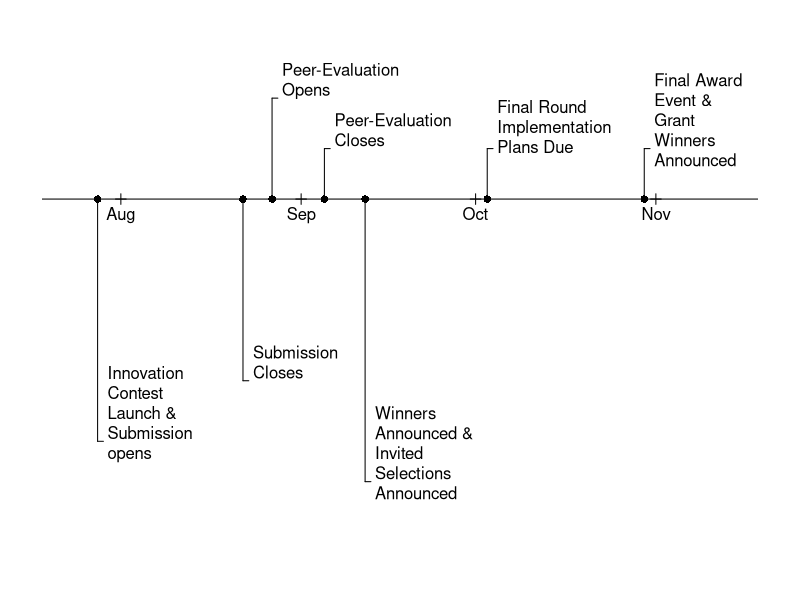

This chart was generated by the following R code:
# plot timeline of the experiment

# Function to break strings less than 12 chars
string.break <- function(x) {
  gsub('(.{1,12})(\\s|$)', '\\1\n', x)
}

# data about events
d.timing <- data.frame(matrix(c(
	"2014-07-28","Innovation Contest Launch & Submission opens",
	"2014-08-22","Submission Closes",
	"2014-08-27","Peer-Evaluation Opens",
	"2014-09-05","Peer-Evaluation Closes",
	"2014-09-12","Winners Announced & Invited Selections Announced",
	"2014-10-03","Final Round Implementation Plans Due",
	"2014-10-30","Final Award Event & Grant Winners Announced"
), 7, byrow=TRUE))
colnames(d.timing) <- c("date", "activity")
d <- as.Date(d.timing$date)
a <- string.break(d.timing$activity)

# save the plot in pdf format
pdf("figs/timeline.pdf", width=10, height=5)
par(mar=c(4.1,2.1,4.1,2.1))
xlim <- range(c(d+15, d-5))
plot(d, rep(1,7), pch=16, bty="n", yaxt="n", xaxt="n", ann=FALSE
	, ylim=c(-2, 2), xlim=xlim)
yrand <- c(-1.4, -0.8, 2, 1.5, -1.8, 1.5, 1.5)
text(x=d, y=yrand, a, pos=4, xpd=TRUE)
segments(x0=d, y0=1, y1=yrand)
segments(x0=d, x1=d+1, y0=yrand, y1=yrand)
abline(h=1)
x.sq <- as.Date(c("2014-08-01", "2014-09-01", "2014-10-01", "2014-11-01"))
text(x=x.sq, y=1, format(x.sq, "%b"),pos=1)
points(x=x.sq, y=rep(1, 4), pch=3)
dev.off()
